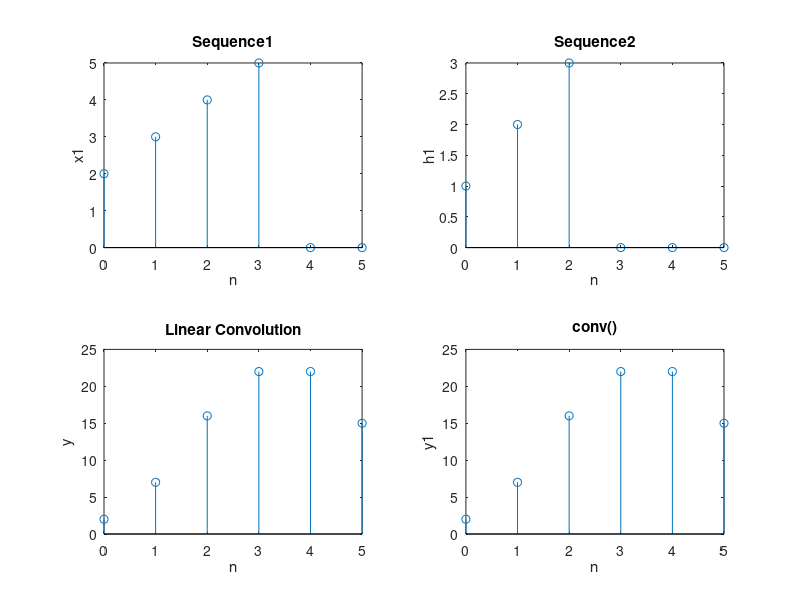

This chart was generated by the following MATLAB code:
clc;clear all;
x = [2 3 4 5]; h = [1 2 3];
L = length(x); M = length(h);
N = L+M-1;
n = 0 : N-1;
x1 = [x zeros(1,N-L)];
h1 = [h zeros(1,N-M)];
x2 = [x1(1) fliplr(x1(2:end))];
y = zeros(1,N);
for i=1:N
    y(i) = x2*transpose(h1);
    x2 = [x2(end) x2(1:end-1)];
end
z = cconv(x1,h1,N);
subplot(2,2,1);stem(n,x1);title('Sequence1');xlabel('n');ylabel('x1');
subplot(2,2,2);stem(n,h1);title('Sequence2');xlabel('n');ylabel('h1');
subplot(2,2,3);stem(n,y);title('Linear Convolution');xlabel('n');ylabel('y');
subplot(2,2,4);stem(n,z);title('conv()');xlabel('n');ylabel('y1');